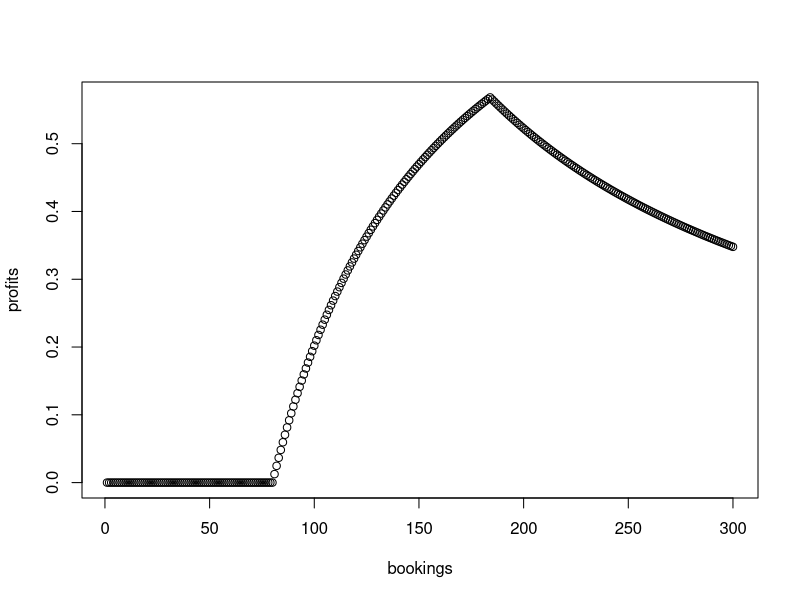
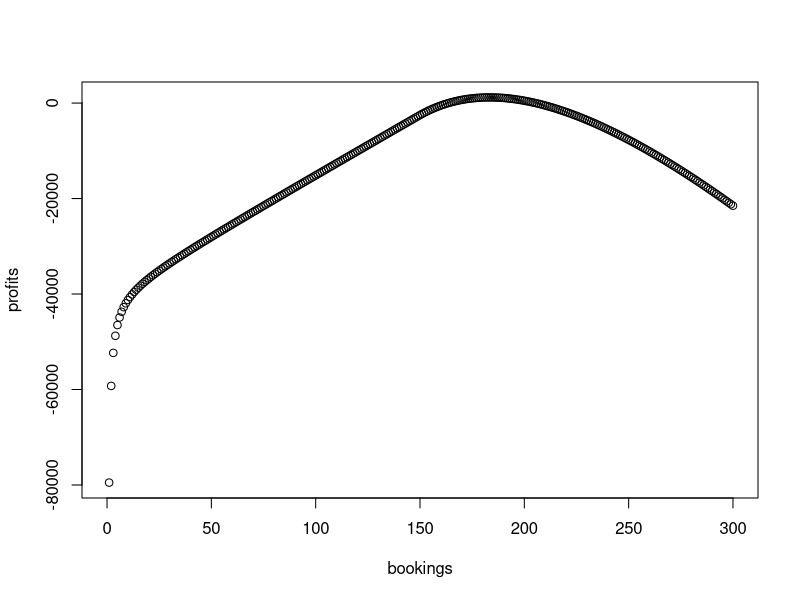

These charts were generated, in order, by the following R code:
## ---- chunk 1
library(dplyr)
## ---- chunk 2
library(MASS)
cars <- Cars93
summary(cars$Cylinder)
print("Types are integers and a string")
cars$Cylinder
subset(cars, cars$Cylinder == 8)[c("Manufacturer","Model")]
cyl8 <- subset(cars, cars$Cylinder == 8)
mean(cyl8$Horsepower)
sd(cyl8$Horsepower)
cyl6 <- subset(cars, cars$Cylinder == 6)
mean(cyl6$Horsepower)
sd(cyl6$Horsepower)
## ---- chunk 3
mean(precip)
sd(precip)
subset(precip, precip > 50)
subset(precip, precip == min(precip))
## ---- chunk 4
mean(rivers)
mean(rivers, 25)
sd(rivers)
## ---- chunk 5
profit.chance <- function(n) {
  if (n < 81) {
    profit <- 0
  } else if (n < 185) {
    profit <- sum(dunif(81:n, 1, n))
  } else {
    profit <- sum(dunif(81:184, 1, n))
  }
  return (profit)
}
## ---- chunk 6
bookings <- 1:300
profits <- sapply(bookings, profit.chance)
result <- data.frame(bookings, profits)
subset(result, result$profits == max(result$profits))
plot(result)
## ---- chunk 7
profit <- function(x) {
  return (min(x, 150) * 500 - (x - min(x, 150)) * 1000 - 40000)
}
expected <- function(n) {
  return (1/n * sum(sapply(0:n, profit)))
}
bookings <- 0:300
profits <- sapply(bookings, expected)
result <- data.frame(bookings, profits)
subset(result, result$profits == max(result$profits))
plot(result)
